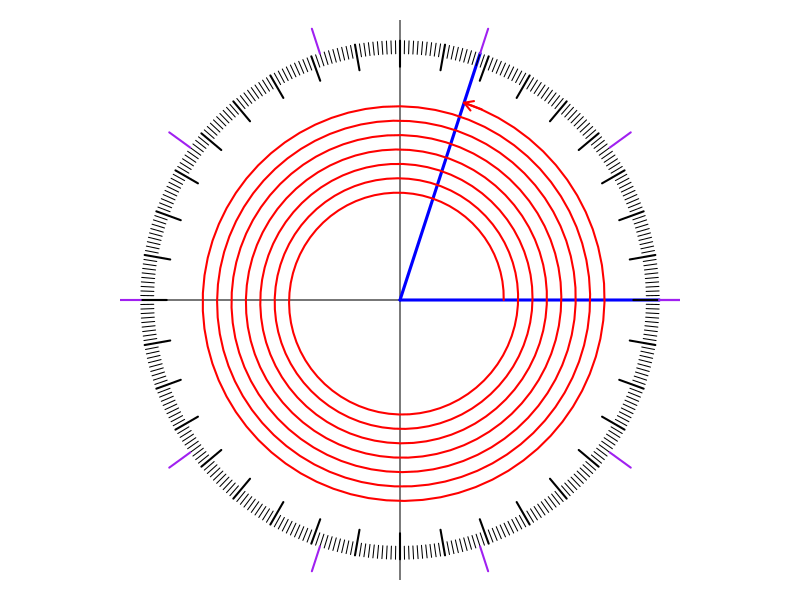

Generate this figure with R:
## ---- chunk 1
while(T){
  rots = round(runif(1,0.1,10),1)
  degs = rots*360
  if(rots%%1 != 0){break}
}
shuch = list(c(0,degs/180*pi))
## ---- chunk 2
par(pty="s")
for(i in 1:length(shuch)){
  par(mar=c(1,1,1,1),pty="s")
  plot(0,0,type="n",ann=F,axes=F,xlim=c(-1,1),ylim=c(-1,1))
  abline(h=0)
  abline(v=0)
  a1 = shuch[[i]][1]
  a2 = shuch[[i]][2]
  lines(c(0,cos(a1)),c(0,sin(a1)),col="blue",lwd=3)
  lines(c(0,cos(a2)),c(0,sin(a2)),col="blue",lwd=3)
  len = 500
  th = seq(a1,a2,length.out = len+1)
  if(abs(a2-a1)>2*pi){
    r = seq(0.4,0.8,length.out = len+1)
  } else {
    r = 0.8
  }
  lines(r*cos(th),r*sin(th),lwd=2,col="red")
  arrows(0.8*cos(th[len]),0.8*sin(th[len]),0.8*cos(th[len+1]),0.8*sin(th[len+1]),lwd=2,col="red",length=0.1)
  for(theta in 1:360){
    thet = theta/180*pi
    if(theta%%10==0){
      lines(c(0.9*cos(thet),cos(thet)),c(0.9*sin(thet),sin(thet)),lwd=2)
    } else {
      lines(c(0.95*cos(thet),cos(thet)),c(0.95*sin(thet),sin(thet)))
    }
  }
  for(theta in seq(0,360,36)){
    thet = theta/180*pi
    lines(c(1.1*cos(thet),cos(thet)),c(1.1*sin(thet),sin(thet)),lwd=2,col="purple")
  }
}
